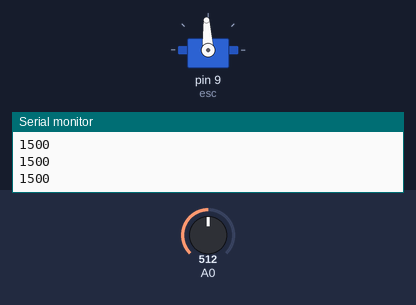
Recording of a sketch running on a simulated Arduino Uno, built with avr-gcc and run on an emulated ATmega328P. Shown: servo, the last lines printed to the serial monitor. The inputs (shaded band) are chosen by the test bench; at power-on: A0 = 512.

Above: at 1.2 s.
1.3 s: A0 set to 716
At 1.9 s:
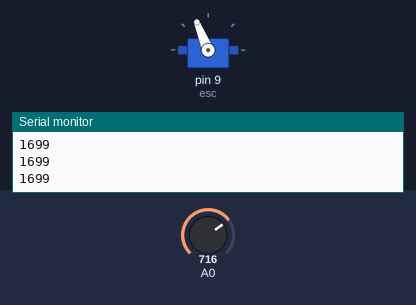
2.8 s: A0 set to 900
At 4.0 s:
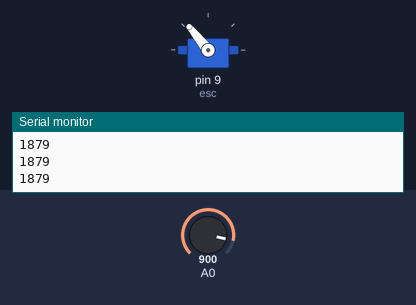
4.3 s: A0 set to 1023
At 5.2 s:
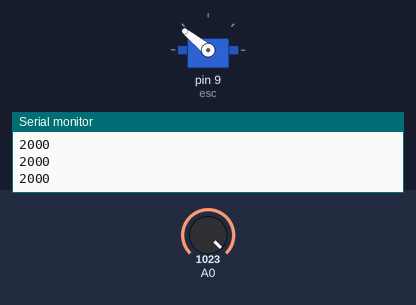
5.8 s: A0 set to 306
At 6.5 s:
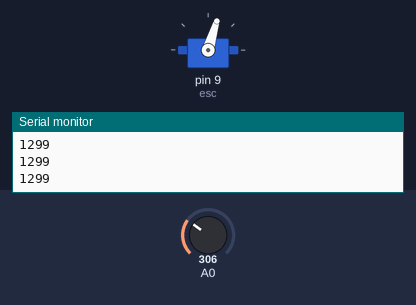
7.3 s: A0 set to 122
At 8.5 s:
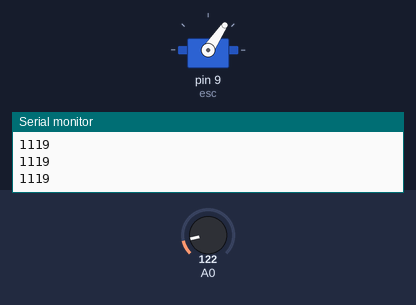
8.8 s: A0 set to 511
At 9.8 s:
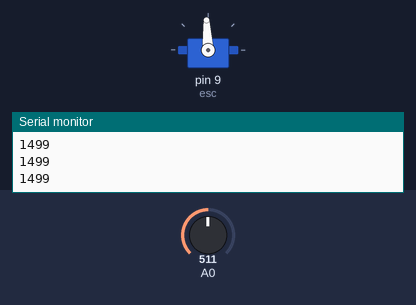
Timing chart, 0 to 11.3 s (numbered marks = the images above; inputs shaded):
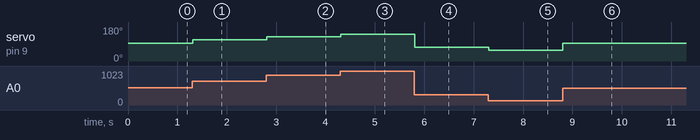

The sketch:

motor_3_control.ino
```cpp
#include <Servo.h>
Servo esc;
int val;

void setup() {
  // put your setup code here, to run once:
  esc.attach(9);
  esc.writeMicroseconds(1000);
  Serial.begin(9600);
}

void loop() {
  // put your main code here, to run repeatedly:
  val=analogRead(A0);
  val=map(val,0,1023,1000,2000);
  Serial.println(val);
  esc.writeMicroseconds(val);
}
```

Measured:
- after the input at 1.3 s, servo on pin 9 (esc): 93° → 112° at once
- after the input at 2.8 s, servo on pin 9 (esc): 112° → 129° at once
- after the input at 4.3 s, servo on pin 9 (esc): 129° → 141° at once
- after the input at 5.8 s, servo on pin 9 (esc): 141° → 73° at once
- after the input at 7.3 s, servo on pin 9 (esc): 73° → 56° at once
- after the input at 8.8 s, servo on pin 9 (esc): 56° → 93° at once
